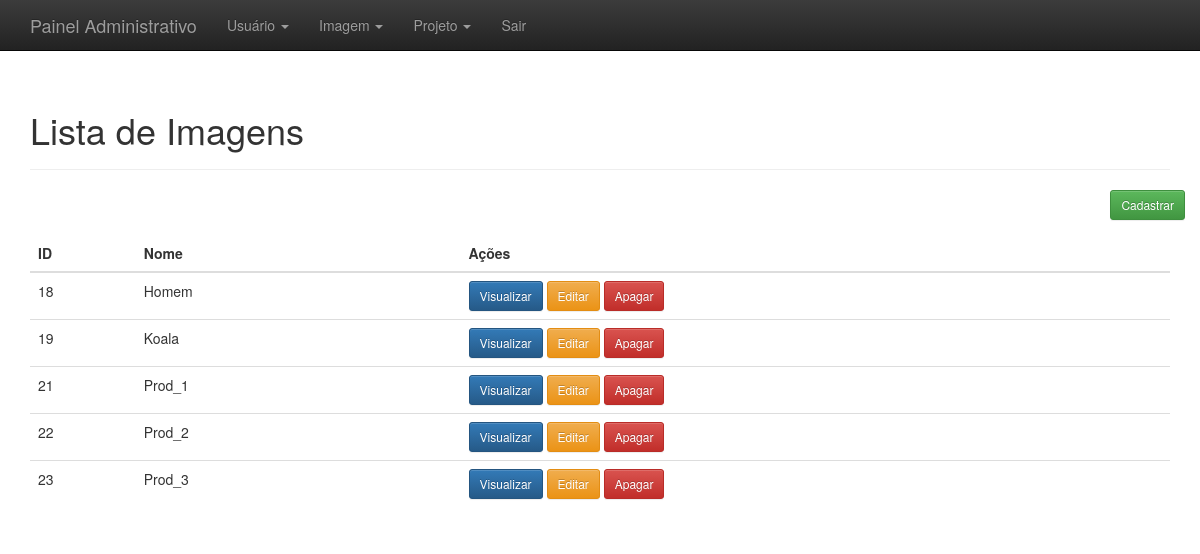
Screenshot of /adm/administrativo.php?link=7 (signed in) with the database file from the repository.
### tables this page shows
CREATE TABLE `produtos` (
  `id` int(11) NOT NULL,
  `nome` varchar(520) NOT NULL,
  `descricao_curta` text NOT NULL,
  `descricao_longa` text NOT NULL,
  `preco` varchar(20) NOT NULL,
  `tag` varchar(520) NOT NULL,
  `description` varchar(520) NOT NULL,
  `imagem` varchar(220) NOT NULL,
  `situacao_id` int(11) NOT NULL,
  `modified` datetime DEFAULT NULL,
  `created` datetime NOT NULL,
  `categoria_id` int(11) NOT NULL
);

### adm/listar_upload.php (the view, shortened to what this page needs)
<?php
	$resultado=mysql_query("SELECT * FROM produtos ORDER BY 'id'");
?>
<div class="container theme-showcase" role="main">
  <div class="page-header">
	<h1>Lista de Imagens</h1>
  </div>
  <div class="row espaco">
		<div class="pull-right">
			<a href="administrativo.php?link=6"><button type='button' class='btn btn-sm btn-success'>Cadastrar</button></a>
		</div>
	</div>
  <div class="row">
	<div class="col-md-12">
	  <table class="table">
		<thead>
		  <tr>
			<th>ID</th>
			<th>Nome</th>
			<th>	</th>
			<th>	</th>
			<th>Ações</th>
		  </tr>
		</thead>
		<tbody>
			<?php
				while($linhas = mysql_fetch_array($resultado)){
					echo "<tr>";
						echo "<td>".$linhas['id']."</td>";
						echo "<td>".$linhas['nome']."</td>";
						?>
						<td></td>
						<td></td>
						<td>
						<a href='administrativo.php?link=8&id=<?php echo $linhas['id']; ?>'><button type='button' class='btn btn-sm btn-primary'>Visualizar</button></a>
						<a href='administrativo.php?link=9&id=<?php echo $linhas['id']; ?>'><button type='button' class='btn btn-sm btn-warning'>Editar</button></a>
						<a href='processa/proc_apagar_upload.php?id=<?php echo $linhas['id']; ?>'><button type='button' class='btn btn-sm btn-danger'>Apagar</button></a>
						<?php
					echo "</tr>";
				}
			?>
		</tbody>
	  </table>
	</div>
	</div>
</div>

### adm/administrativo.php (shortened to what this page needs)
<!DOCTYPE html>
<html lang="pt-br">
  <head>
    <link href="css/bootstrap.min.css" rel="stylesheet">
    <link href="css/bootstrap-theme.min.css" rel="stylesheet">
    <link href="css/theme.css" rel="stylesheet">
  </head>
  <body role="document">
	<?php
		include_once("menu_admin.php");
		$link = $_GET["link"];
		$pag[1] = "bem_vindo.php";
		$pag[2] = "listar_usuario.php";
		$pag[3] = "cad_usuario.php";
		$pag[4] = "editar_usuario.php";
		$pag[5] = "visual_usuario.php";
		$pag[6] = "cadastra_upload.php";
		$pag[7] = "listar_upload.php";
		$pag[8] = "visual_upload.php";
		$pag[9] = "editar_upload.php";
		$pag[10]  = "cadastra_projeto.php";
		$pag[11] = "listar_projeto.php";
		$pag[12] = "visual_projeto.php";
		$pag[13] = "editar_projeto.php";
		if(!empty($link)){
			if(file_exists($pag[$link])){
				include $pag[$link];
			}else{
				include "bem_vindo.php";
			}
		}else{
			include "bem_vindo.php";
		}
	?>
  </body>
</html>

### adm/menu_admin.php (shortened to what this page needs)
<nav class="navbar navbar-inverse navbar-fixed-top">
  <div class="container">
	<div class="navbar-header">
	  <a class="navbar-brand" href="administrativo.php">Painel Administrativo</a>
	</div>
	<div id="navbar" class="navbar-collapse collapse">
	  <ul class="nav navbar-nav">
		<li class="dropdown">
		  <a href="#" class="dropdown-toggle" data-toggle="dropdown" role="button" aria-haspopup="true" aria-expanded="false">Usuário <span class="caret"></span></a>
		</li>
		<li class="dropdown">
		  <a href="#" class="dropdown-toggle" data-toggle="dropdown" role="button" aria-haspopup="true" aria-expanded="false">Imagem <span class="caret"></span></a>
		</li>
		<li class="dropdown">
		  <a href="#" class="dropdown-toggle" data-toggle="dropdown" role="button" aria-haspopup="true" aria-expanded="false">Projeto <span class="caret"></span></a>
		</li>
		<li><a href="sair.php">Sair</a></li>
	  </ul>
	</div>
  </div>
</nav>

### adm/css/theme.css (style rules this page uses)
body { padding-top: 70px; padding-bottom: 30px; }
.espaco { margin-bottom:15px; }

### rows the page displays
produtos: id "18", nome "Homem"
produtos: id "19", nome "Koala"
produtos: id "21", nome "Prod_1"
produtos: id "22", nome "Prod_2"
produtos: id "23", nome "Prod_3"
